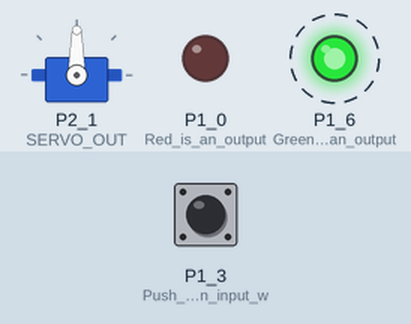
This sketch was run on a simulated TI MSP430 LaunchPad. On the bench: servo, output pins drawn as LEDs (lit = HIGH). Dashed ring = blinking. The test bench sets the inputs (shaded band); at power-on: P1_3 (Push_button_is_an_input_w) HIGH.

Above: at 3.27 s.
3.3 s: P1_3 (Push_button_is_an_input_w) pulled LOW for 1 s
At 4.1 s:
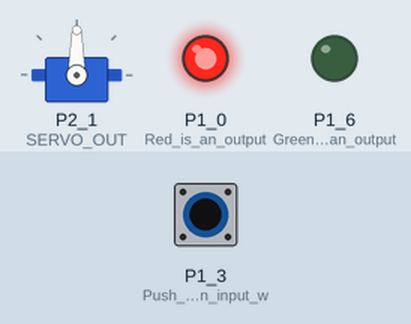
At 8.9 s:
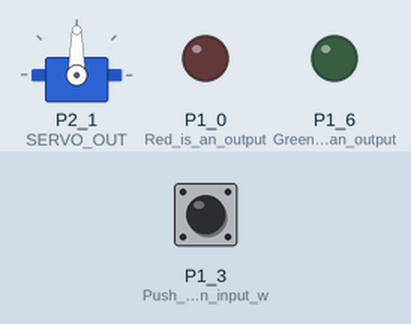
Timing chart, 0 to 10.4 s (numbered marks = the images above; inputs shaded):
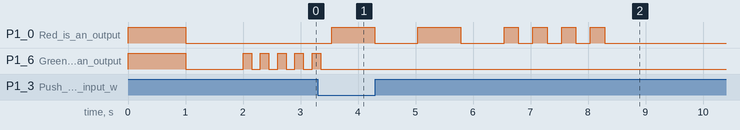

Measured:
- after the input at 3.3 s, P1_0 (Red_is_an_output): goes HIGH 0.75 s, LOW 0.75 s, HIGH 0.75 s, LOW 0.75 s, 3 × (HIGH 0.25 s, LOW 0.25 s), HIGH 0.25 s, then LOW, starting after 0.24 s; P1_6 (Green_is_an_output): goes on until 3.4 s, then stays LOW
- by itself, P1_6 (Green_is_an_output): repeats every 0.30 s: HIGH 0.15 s, LOW 0.15 s

The sketch:

fishfeeder.ino
```cpp
#include <Servo.h>

#define ONE_SEC 1000ul
#define ONE_MIN (60*ONE_SEC)
#define ONE_HOUR (60*ONE_MIN)

#define FIRST_FEED	  (20*ONE_SEC)  // Delay for the first feed after PON
#define NEXT_FEED	  (24*ONE_HOUR) // Delay for subsequent feeds

#define SERVO_OUT 9 // Servo motor output, P2.4

#define _HIGH_(x) digitalWrite( (x), HIGH )
#define _LOW_(x) digitalWrite( (x), LOW )

Servo myservo;  // Create servo object to control a servo
unsigned long last_time, next_time, now, rem_time;

void mark_time() { last_time = millis(); }
unsigned long millis_elapsed() { return millis() - last_time; }
int hours_elapsed() { return millis_elapsed() / ONE_HOUR; }
int minutes_elapsed() { return millis_elapsed() / ONE_MIN; }

/**
 * Check for BTN2 press
 */
int btnPressed()
{
  if( LOW == digitalRead( PUSH2 ) )
    delay( 20 ); // de-bounce
  return LOW == digitalRead( PUSH2 );
}

/**
 * Blink a LED once.
 *
 * @param what must be GREEN_LED or RED_LED
 * @param dly is the duration in millis
 */
void blink( int what, int dly )
{
    _HIGH_( what ); delay( dly / 2 );
    _LOW_( what ); delay( dly / 2 );
}

/**
 * Show hours and minutes on the LEDs.
 *
 * RED_LED show the hours, GREEN_LED - minutes. Long blinks are for
 * tens, short blinks - for ones.
 *
 * @param h hours
 * @param n minutes
 */
void show_hr_mn( int h, int n )
{
	int i;

	for( i = 0; i < h / 10; i++ )
		blink( RED_LED, 1500 );
	for( i = 0; i < h % 10; i++ )
		blink( RED_LED, 500 );
	for( i = 0; i < n / 10; i++ )
		blink( GREEN_LED, 1500 );
	for( i = 0; i < n % 10; i++ )
		blink( GREEN_LED, 500 );
}

/**
 * Show elapsed hours/minutes since the last mark_time().
 */
void show_elapsed()
{
  show_hr_mn( hours_elapsed(), minutes_elapsed() % 60 );
}

/**
 * Setup procedure.
 */
void setup()
{
  pinMode( RED_LED, OUTPUT );   // Red is an output
  pinMode( GREEN_LED, OUTPUT ); // Green is an output
  pinMode( PUSH2, INPUT_PULLUP ); // Push button is an input w/ pull-up
  myservo.attach( SERVO_OUT );  // Attaches the servo on pin
  mark_time(); // Mark starting time

  // Lit both LEDs for a second
  _HIGH_( RED_LED ); _HIGH_( GREEN_LED );
  delay( 1000 );

  // Dim both LEDs
  _LOW_( RED_LED ); _LOW_( GREEN_LED );
  delay( 1000 );

  // Engage the 1-st delay after PON
  next_time = millis() + FIRST_FEED;
}

void loop()
{
	rem_time = next_time - millis(); // Remaining time
	while( rem_time > 110 ) // unsigned! minimal delay of 100!
	{
		if( rem_time > ONE_MIN )
		{
      // Show the remaining hours/minutes to the next feed
			show_hr_mn(
				rem_time / ONE_HOUR,
				rem_time / ONE_MIN % 60 );
			delay( 20 * ONE_SEC ); // Delay 20 seconds
		}
    // If less than a minute, blink
		else if( rem_time > 10 * ONE_SEC )
		{
			if( btnPressed() )
				break; // Exit loop if button pressed
			blink( GREEN_LED, 300 ); // Blink
		}
    // If less than 10 seconds, intense blink
		else
		{
			if( btnPressed() )
				break; // Exit loop if button pressed
			blink( GREEN_LED, 100 ); // Intense blink
		}
		rem_time = next_time - millis(); // Calc remaining
	}

  // Engage the next feeding time
	next_time = millis() + NEXT_FEED + rem_time;

	if( btnPressed() )
		return; // If the button still pressed, skip the servo movement

	myservo.write( 180 );   // Turn to 180deg
	delay( 1000 );          // Delay until servo reaches position

	delay( 1000 );

	myservo.write( 0 );     // Turn to 0deg
	delay( 1000 );          // Delay until servo reaches position
}
```
